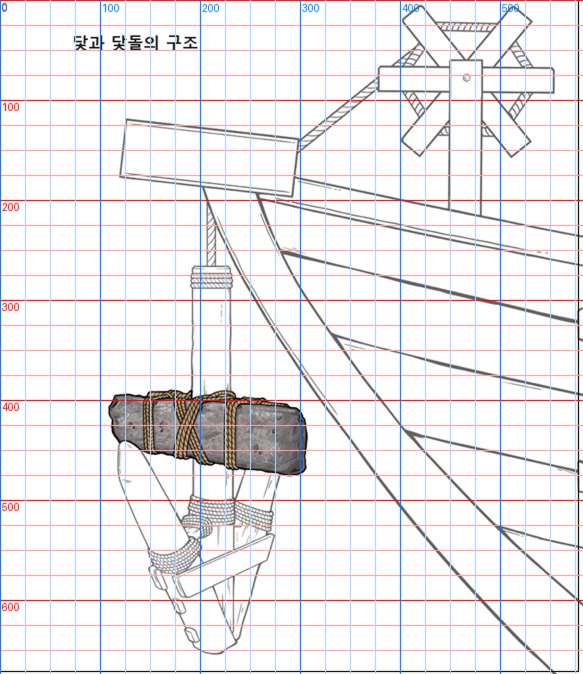
#> input picture build/staging/r194/drawing-grid-2x.png, 1166 x 1348 px, given in place of drawing-grid-2x.png.png, which was not available (shown at 1/2 size)
$ python r345_pair.py ../../r194/drawing-grid-2x.png
#> lines starting #> are read from the running program, lines starting #| are printed output that depends on the picture; after the words box and inside, x2 and y2 are one past the last pixel; in counts of white or black regions, pixels touching at a corner belong together
# pair <frame>: find the changed box against the baseline, crop before|after at 3x
import sys
from PIL import Image, ImageChops
f = sys.argv[1]
a = Image.open(f'/Users/augustgweon/Ships/Research/baselines/frames/{f}.png').convert('RGB')
#> a is the input picture: PIL image 1166x1348 RGB; mean R, G, B 237.1, 233.6, 236.6
b = Image.open(f'run1/{f}.png').convert('RGB')
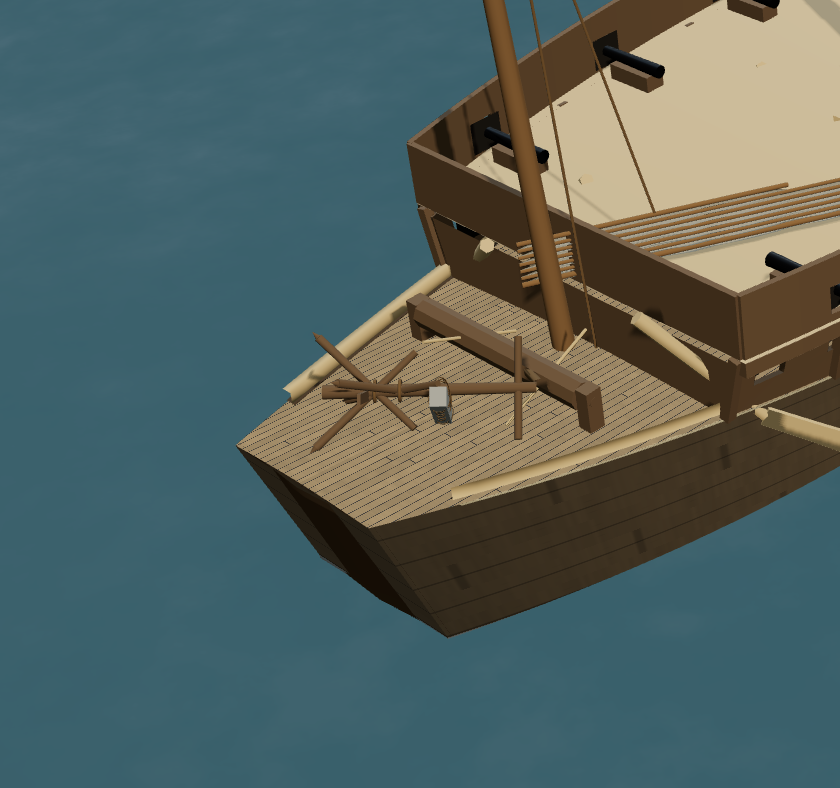
#> input picture build/staging/r194/look-pan-a-crop.png, 840 x 788 px, given in place of drawing-grid-2x.png.png, which was not available
#> b is the input picture: PIL image 840x788 RGB; mean R, G, B 83.3, 98.9, 95.4
d = ImageChops.difference(a, b).convert('L').point(lambda v: 255 if v > 12 else 0)
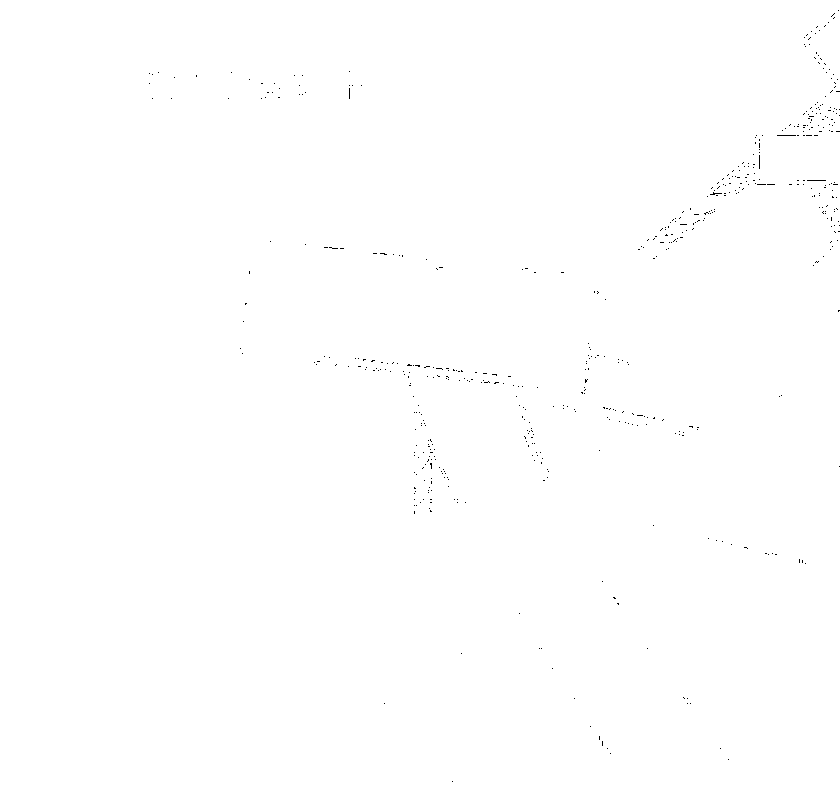
#> d: PIL image 840x788 L; 99.8% white; black in thin lines or dots, all inside (x1, y1, x2, y2) = (149, 10, 840, 782)
bb = d.getbbox(); print(f, 'bbox', bb, a.size)
#> after `bb = d.getbbox()`: bb = (0, 0, 840, 788)
#| ../../r194/drawing-grid-2x.png bbox (0, 0, 840, 788) (1166, 1348)
if bb:
    x0, y0, x1, y1 = bb; pad = 30
#> after `x0, y0, x1, y1 = bb`: x0 = 0; y0 = 0; x1 = 840; y1 = 788
    box = (max(0, x0 - pad), max(0, y0 - pad), min(a.width, x1 + pad), min(a.height, y1 + pad))
#> box = (0, 0, 870, 818)
    ca, cb = a.crop(box), b.crop(box)
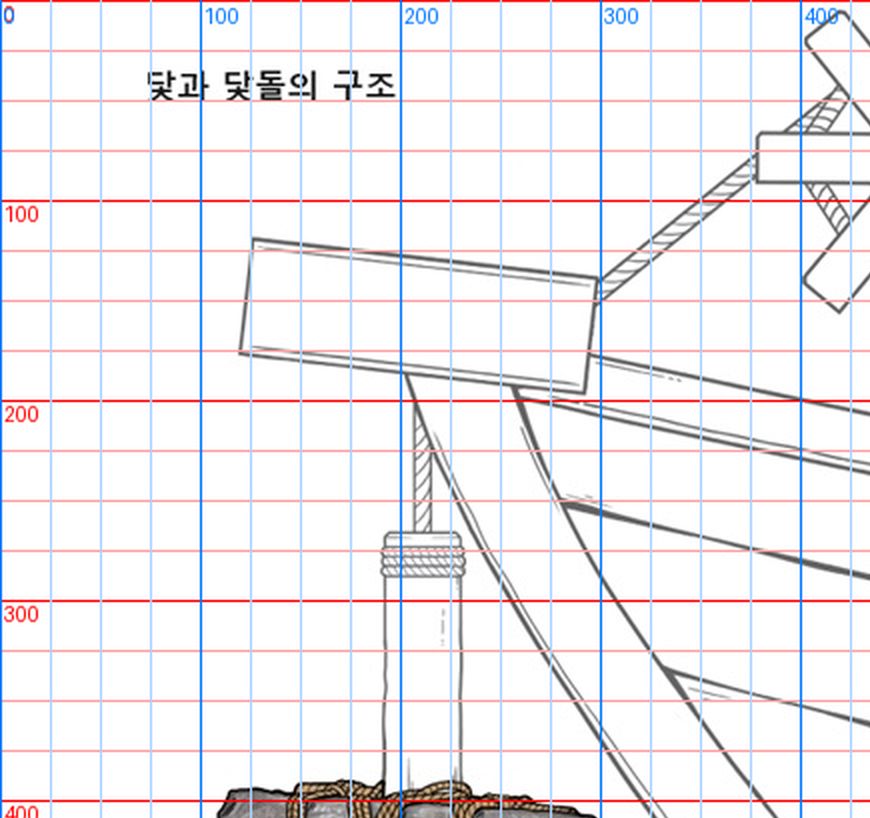
#> ca: PIL image 870x818 RGB; mean R, G, B 240, 236.3, 239.6
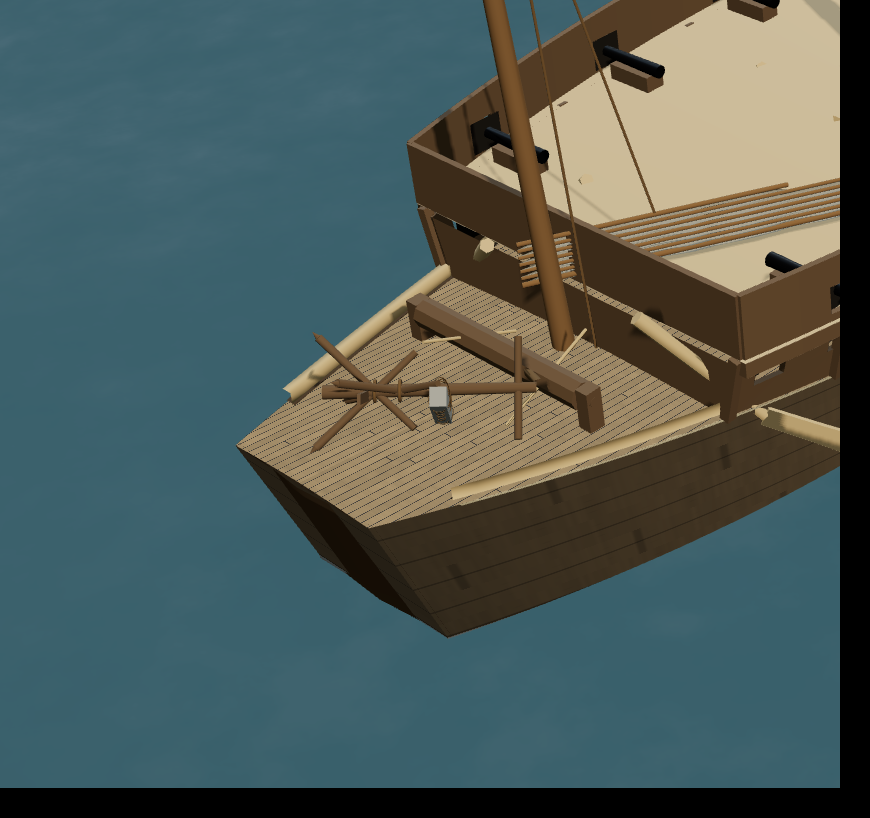
#> cb: PIL image 870x818 RGB; mean R, G, B 77.5, 92, 88.7
    s = max(1, min(3, 900 // max(ca.width, ca.height)))
#> s = 1
    o = Image.new('RGB', (ca.width * 2 + 8, ca.height), 'white'); o.paste(ca, (0, 0)); o.paste(cb, (ca.width + 8, 0))
#> after `o = Image.new('RGB', (ca.width * 2 + 8, ca.height), 'white')`: o: PIL image 1748x818 RGB; every value is 255
#> after `o.paste(ca, (0, 0))`:
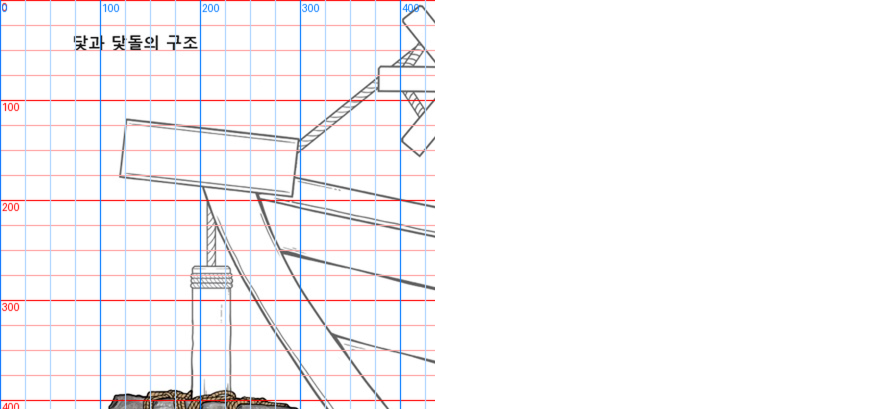
#> o: PIL image 1748x818 RGB (shown at 1/2 size); mean R, G, B 247.6, 245.7, 247.3
#> after `o.paste(cb, (ca.width + 8, 0))`:
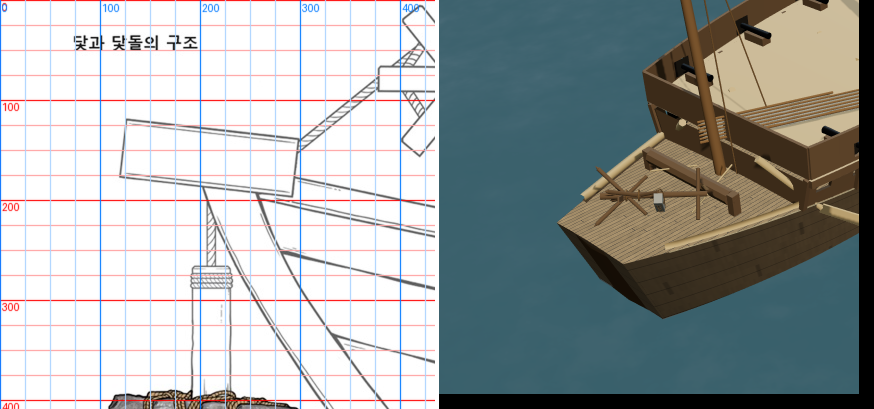
#> o: PIL image 1748x818 RGB (shown at 1/2 size); mean R, G, B 159.2, 164.5, 164.6
    o.resize((o.width * s, o.height * s), Image.LANCZOS).save(f'pair-{f}.png')
